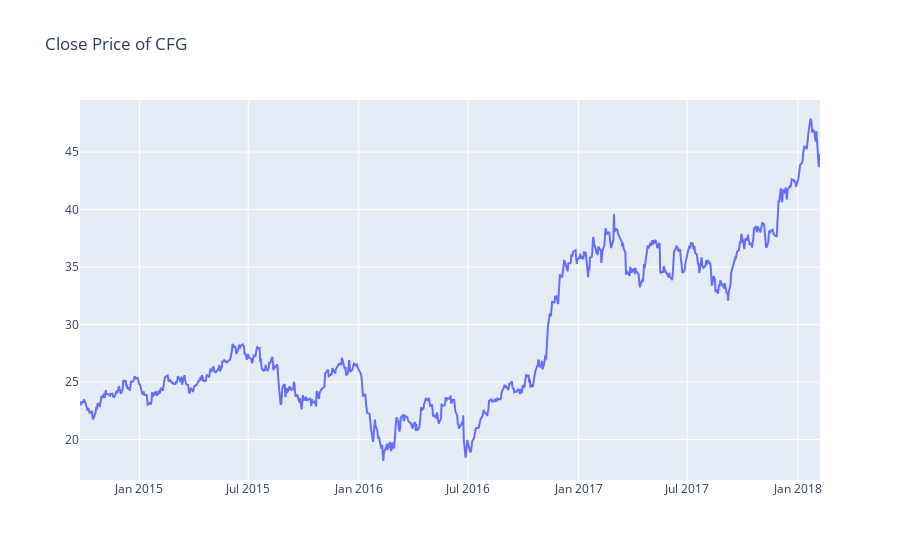

Notebook source saved alongside this figure:
### Code cell
view_random_stock("CFG")

### Figure 1 — Plotly figure (JSON) as saved in the notebook; plotly's stock layout.template omitted (floating-point values rounded to 4 significant figures; data arrays with more than 128 entries replaced by an {"elided": "..."} marker saying what was removed)
{"data": [{"type": "scatter", "x": {"elided": "850 str values"}, "y": {"elided": "850 float values"}}], "layout": {"title": {"text": "Close Price of CFG"}}}
